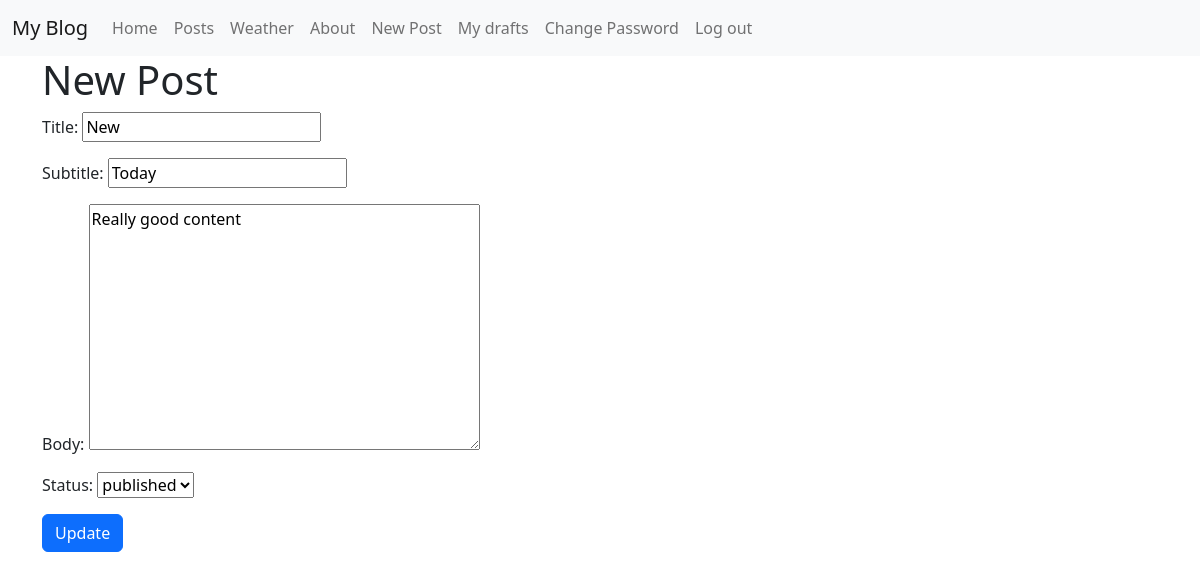
The app's page /posts/1/edit/ (signed in) with its own data.
### posts/models.py (models this page shows, shortened)
class Post(models.Model):
    title = models.CharField(max_length=128)
    subtitle = models.CharField(max_length=128)
    body = models.TextField()
    created_on = models.DateTimeField(auto_now_add=True)
    author = models.ForeignKey(
        get_user_model(),
        on_delete=models.CASCADE
    )
    status = models.ForeignKey(
        Status,
        on_delete=models.CASCADE,
        default=2
    )

### posts/views.py (the view)
# urls.py: path('<int:pk>/edit/', views.PostUpdateView.as_view(), name="update"),
class PostUpdateView(LoginRequiredMixin, UserPassesTestMixin, UpdateView):
    template_name = "posts/edit.html"
    model = Post
    fields = ['title', 'subtitle', 'body', 'status']
    def test_func(self):
        post_obj = self.get_object()
        return self.request.user == post_obj.author

### posts/models.py (called while the page is built)
    def __str__(self):
        return self.name

### templates/posts/edit.html (shortened to what this page needs)
{% extends 'base.html' %}
{% block content %}
<h1>New Post</h1>
<form method= "POST">
    {{ form.as_p }}
    <input type="submit" value="Update" class="btn btn-primary">
</form>
{% endblock content %}

### records on screen
Post: title "New", subtitle "Today", body "Really good content", status "published"
